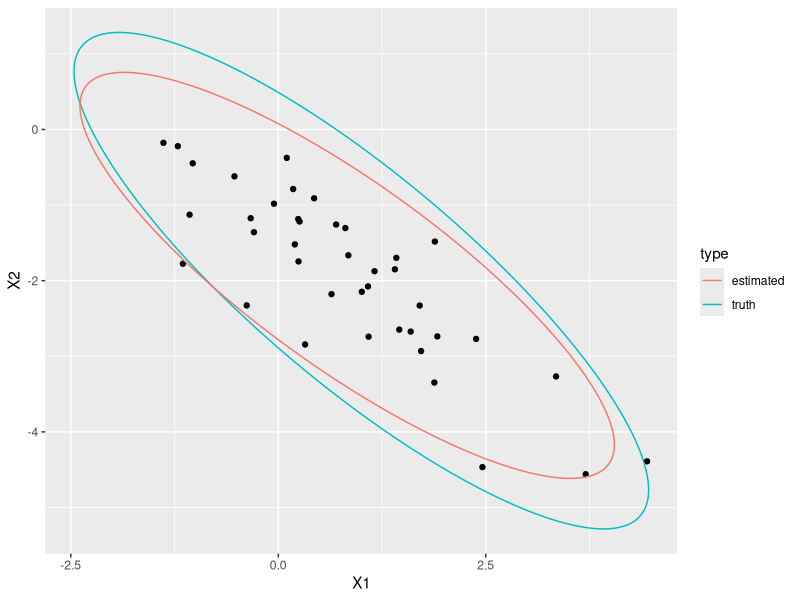
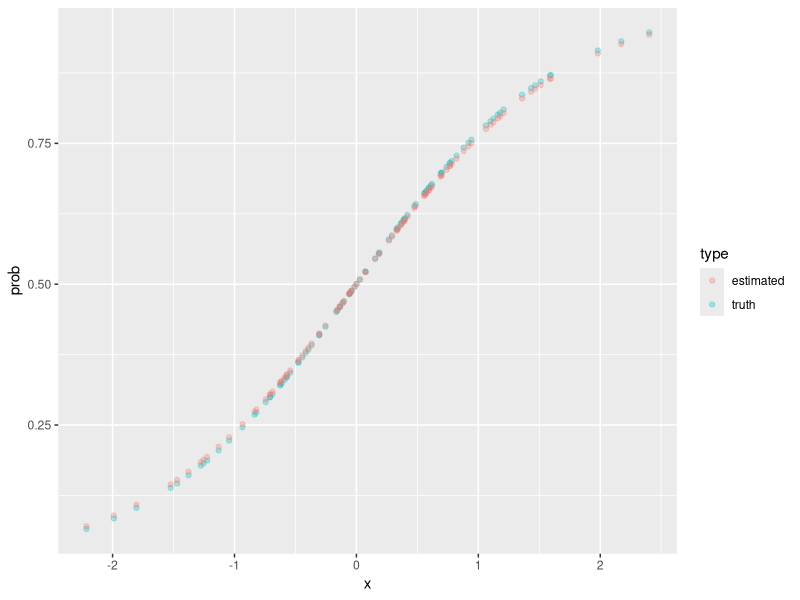
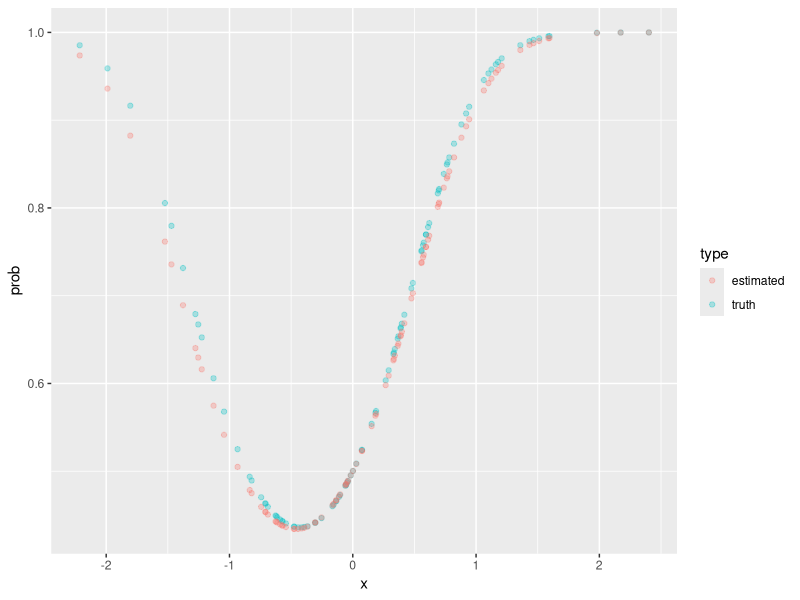
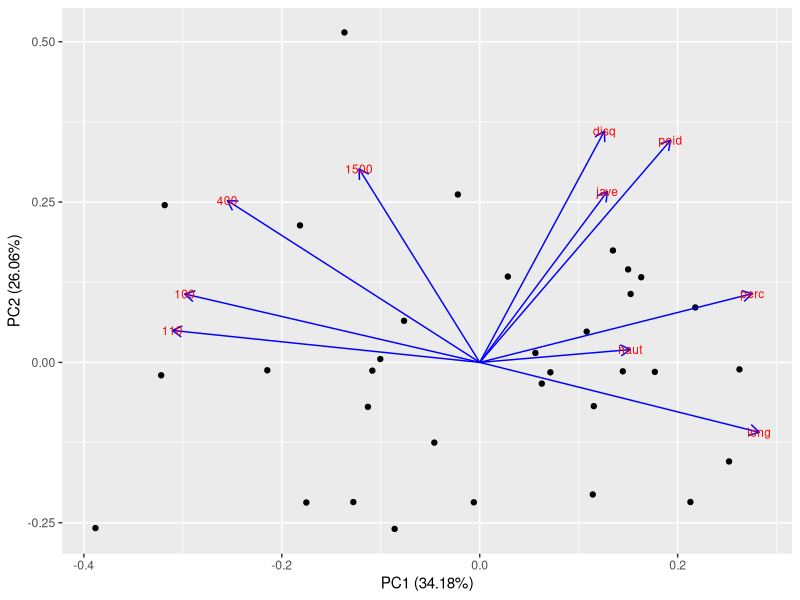
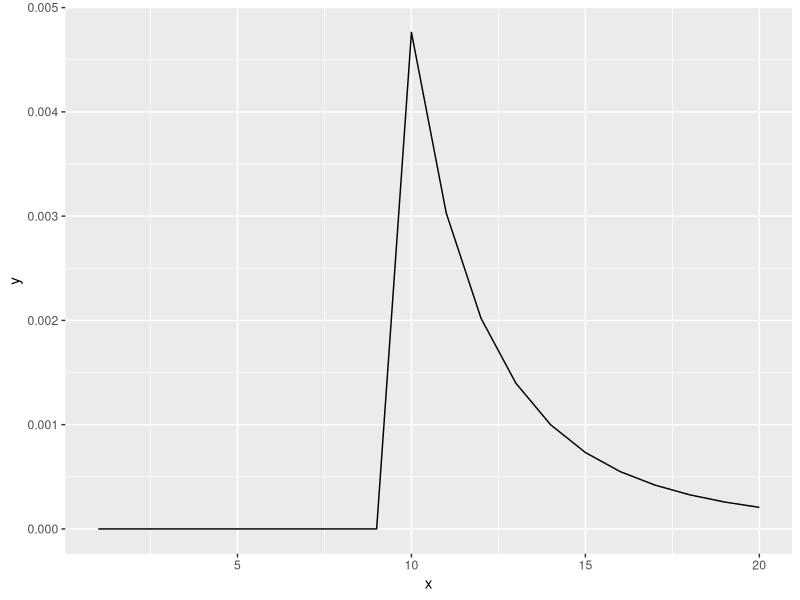

The R script that drew these images, in order:
## ---- chunk 1
togs <- T
library(ggplot2)
library(dplyr)
library(reshape2)
library(tidyr)
library(MASS)
library(ggforce)
library(mixtools)
library(ade4)
library(ggfortify)

# togs <- FALSE
## ---- chunk 2
set.seed(1)
n     <- 40
mu    <- c(1, -2)
Sigma <- matrix(data = c(2, -1.6, -1.6, 1.8), ncol = 2)
X     <- mvrnorm(n = n, mu = mu, Sigma = Sigma)
colnames(X) <- c("X1", "X2")
X     <- as.data.frame(X)

# plot.new()
tru_ellip <- ellipse(mu, Sigma, draw = FALSE)
colnames(tru_ellip) <- c("X1", "X2")
tru_ellip <- as.data.frame(tru_ellip)

mu_est    <- apply(X, 2, mean)
tmp       <- as.matrix(sweep(X, 2, mu_est))
Sigma_est <- (1 / n) * t(tmp) %*% tmp

est_ellip <- ellipse(mu_est, Sigma_est, draw = FALSE)
colnames(est_ellip) <- c("X1", "X2")
est_ellip <- as.data.frame(est_ellip)

ggplot(data = X, aes(x = X1, y = X2)) +
  geom_point() +
  geom_path(data = tru_ellip, aes(x = X1, y = X2, color = "truth")) +
  geom_path(data = est_ellip, aes(x = X1, y = X2, color = "estimated")) +
  labs(color = "type")
## ---- chunk 3
inv_log <- function (z) {
  return (1 / (1 + exp(-z)))
}
set.seed(1)
x  <- rnorm(100)
y  <- rbinom(100, size = 1, prob = inv_log(1.2 * x))
y2 <- rbinom(100, size = 1, prob = inv_log(1.2 * x + 1.4 * x^2))


## ---- chunk 4
set.seed(1)
inv_log <- function (z) {
  return (1 / (1 + exp(-z)))
}

x <- rnorm(100)
y <- x
y <- rbinom(100, size = 1, prob = inv_log(1.2 * x))

l_logistic <- function (beta, X, y) {
  logl <- -sum(y * log(inv_log(as.vector(beta %*% X))) + (1 - y) * log((1 - inv_log(as.vector(beta %*% X)))))
  return(logl)
}

my_optim <- optim(par = 0.5, fn = l_logistic, method = "L-BFGS-B",
                  lower = 0, upper = 10, X = x, y = y)
my_optim$par

truth_p <- data.frame(x = x, prob = inv_log(1.2 * x), type = "truth")
est_p   <- data.frame(x = x, prob = inv_log(my_optim$par * x), type = "estimated")
plot_df <- rbind(truth_p, est_p)
ggplot(data = plot_df, aes(x = x, y = prob, color = type)) +
  geom_point(alpha = 0.3)

y2 <- rbinom(2000, size = 1, prob = inv_log(1.2 * x + 1.4 * x^2))
X2 <- cbind(x, x^2)
my_optim2 <- optim(par = c(0, 0), fn = l_logistic, method = "L-BFGS-B",
                   lower = c(0, 0), upper = c(2, 2), X = t(X2), y = y2)
my_optim2$par

tmp     <- sweep(data.frame(x = x, x2 = x^2), 2, my_optim2$par, FUN = "*")
tmp     <- tmp[ ,1] + tmp[ ,2]
truth_p <- data.frame(x = x, prob = inv_log(1.2 * x + 1.4 * x^2), type = "truth")
est_p   <- data.frame(x = x, prob = inv_log(tmp), type = "estimated")
plot_df <- rbind(truth_p, est_p)
ggplot(data = plot_df, aes(x = x, y = prob, color = type)) +
  geom_point(alpha = 0.3)

## ---- chunk 5
set.seed(1)
n <- 100
x1 <- rnorm(n)
x2 <- rnorm(n)
x3 <- rnorm(n)

X <- cbind(x1, x2, x3)
beta <- c(0.2, 0.6, -1.2)

y <- as.vector(t(beta %*% t(X))) + rnorm(n, sd = 0.2)

## ---- chunk 6

set.seed(1)
n <- 100
x1 <- rnorm(n)
x2 <- rnorm(n)
x3 <- rnorm(n)

X <- cbind(x1, x2, x3)
beta <- c(0.2, 0.6, -1.2)

y <- as.vector(t(beta %*% t(X))) + rnorm(n, sd = 0.2)
LS_fun <- function (beta, X, y) {
  return(sum((y - beta %*% t(X))^2))
}
my_optim <- optim(par = c(0, 0, 0), fn = LS_fun, lower = -5, upper = 5,
                  X = X, y = y, method = "L-BFGS-B")
my_optim$par


df <- data.frame(y = y, x1 = x1, x2 = x2, x3 = x3)
my_lm <- lm(y ~ x1 + x2 + x3 - 1, data = df)
my_lm

# matrix solution
beta_hat <- solve(t(X) %*% X) %*% t(X) %*% y
beta_hat

out <- summary(my_lm)
out$coefficients[ ,2]

# bootstrap CI
nboot <- 1000
beta_boot <- matrix(data = NA, ncol = length(beta), nrow = nboot)
for (i in 1:nboot) {
  inds     <- sample(1:n, n, replace = T)
  new_df   <- df[inds, ]
  X_tmp    <- as.matrix(new_df[ ,-1])
  y_tmp    <- new_df[ ,1]
  # print(nrow(new_df))
  tmp_beta <- solve(t(X_tmp) %*% X_tmp) %*% t(X_tmp) %*% y_tmp
  beta_boot[i, ] <- tmp_beta
}
apply(beta_boot, 2, mean)
apply(beta_boot, 2, quantile, probs = c(0.025, 0.975))
out$coefficients[ ,2]

## ---- chunk 7
data(olympic)

X        <- olympic$tab
X_scaled <- scale(X)
my_pca   <- prcomp(X_scaled)
summary(my_pca)

autoplot(my_pca, data = X, loadings = TRUE, loadings.colour = 'blue',
         loadings.label = TRUE, loadings.label.size = 3)

Sigma_est <- (1 / nrow(X_scaled)) * t(X_scaled) %*% X_scaled
Sigma_dec <- eigen(Sigma_est)

Sigma_dec$vectors
my_pca$rotation

## ---- chunk 8
x <- c(2, 5, 3, 1, 2, 1, 0, 3, 0, 2)

## ---- chunk 9
set.seed(1)
x          <- c(2, 5, 3, 1, 2, 1, 0, 3, 0, 2)
lambda_hat <- mean(x)
finfo      <- length(x) / lambda_hat
mle_CI     <- c(lambda_hat - 1.96 * sqrt(1 / finfo),
                lambda_hat + 1.96 * sqrt(1 / finfo))
boot_lambda <- c()
nboot       <- 1000
for (i in 1:nboot) {
  tmp_x          <- sample(x, length(x), replace = T)
  boot_lambda[i] <- mean(tmp_x)
}
boot_CI <- c(quantile(boot_lambda, 0.025),
             quantile(boot_lambda, 0.975))
mle_CI
boot_CI
## ---- chunk 10
library(ggplot2)
my_fun <- function (x, m, k) {
  tmp        <-  1 / (choose(x, k))
  tmp[x < m] <- 0
  return (tmp)
}
x  <- 1:20
y  <- my_fun(x, 10, 4)
df <- data.frame(x = x, y = y)
ggplot(data = df, aes(x = x, y = y)) +
  geom_line()
